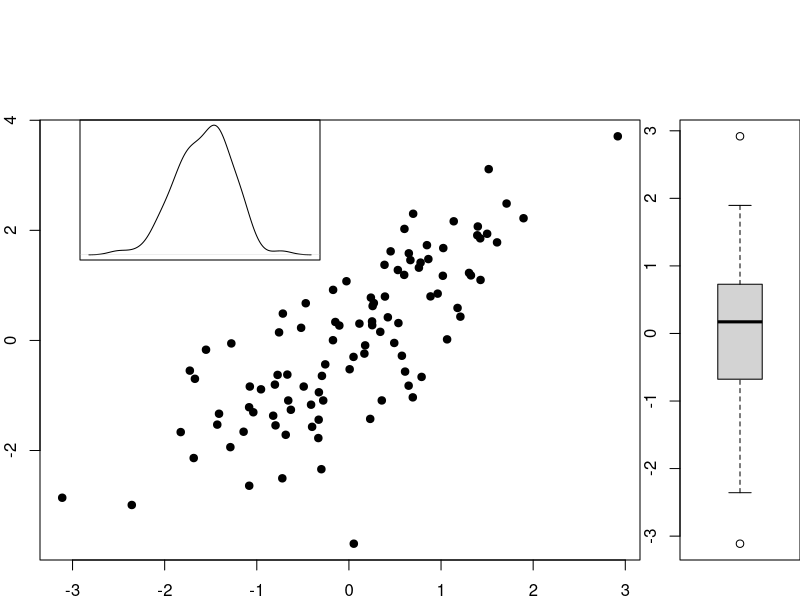
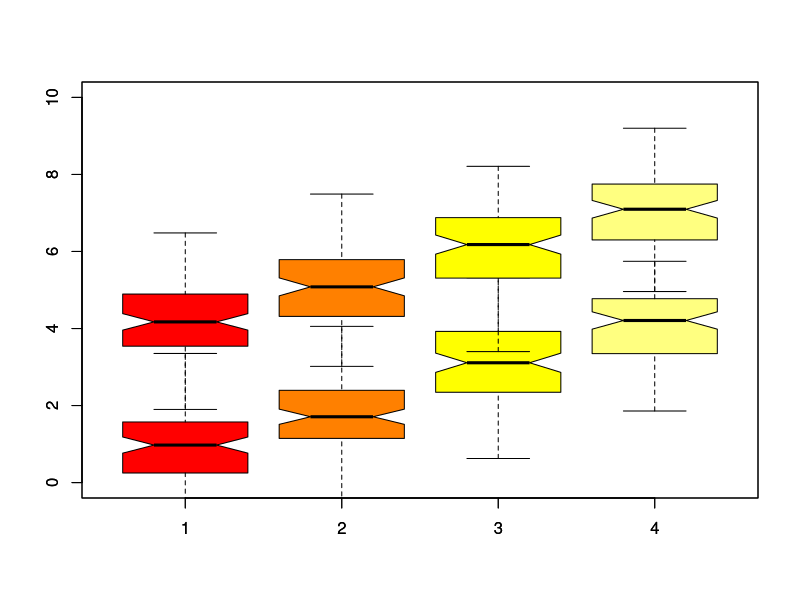
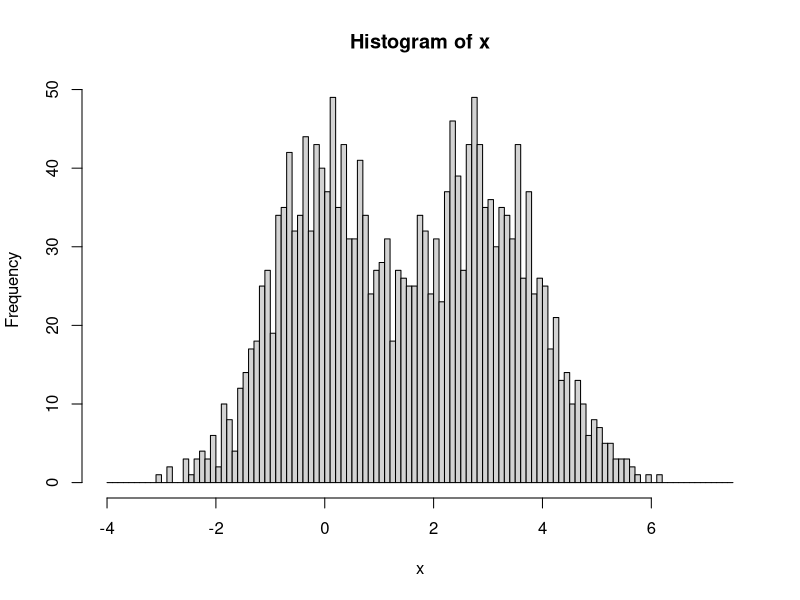

Here is the R script that generated these plots, in order: (Note: this script raises an error after producing the figures.)
sapply(split(mtcars$disp, mtcars$cyl), function(x) c(mean = mean(x), sd = sd(x)))

par(fig = c(0, 0.8, 0, 0.8), oma = c(0, 0, 0, 0), mar = c(2, 2, 0, 0))
x <- rnorm(100)
y <- rnorm(100,x)
plot(x,y, pch = 19)

par(fig = c(0.05, 0.4, 0.5, 0.8), new = TRUE)
plot(density(x), xaxt = 'n', yaxt = 'n', main = '', ylab = '', xlab = '')

par(fig = c(0.8, 1, 0, 0.8), new = TRUE)
boxplot(x, horizontal = FALSE)

dev.off()

boxplot(lapply(1:4, function(i) rnorm(100, i)),
        outline = FALSE, notch = TRUE,
        col = heat.colors(4), ylim = c(0, 10))
boxplot(lapply(1:4, function(i) rnorm(100, i + 3)),
        outline = FALSE, notch = TRUE,
        col = heat.colors(4), ylim = c(0, 1), add = TRUE)

x <- c(rnorm(1000, 0), rnorm(1000, 3))
y <- c(rnorm(1000, 0), rnorm(1000, 4))
br <- seq(-4, 7.5, by = 0.1)
h <- hist(x, breaks = br)
h <- hist(y, breaks = br, add = TRUE, density = 30, col = 'black', border = NA)
length(h$breaks)
length(h$counts)
plot(h)
dev.off()

d <- density(x, bw = 0.1, from = -3.8, to = 7.1)
h <- hist(x, breaks = br, freq = TRUE)
d$y <- d$y*length(x)*0.1
lines(d, col = 'red')

m <- round(x)
f <- rep(c('g1', 'g2'), each = 1000)
t <- table(m, f)
barplot(t, beside = T, col = rainbow(nrow(t)))

pie(t[, 1])

x <- round(rnorm(1e4))
y <- round(rnorm(1e4, x))
t <- table(x, y)
image(t, col = rev(heat.colors(100)))
image(log(t+1), col = rev(heat.colors(100)))
image(x = 1:nrow(t), y = 1:ncol(t), z = t,
      col = c('gray', 'yellow', 'red'),
      breaks = c(0, 1, 15, 10000))
x <- seq(0, 5, length.out = 100)
y <- 1 - exp(-x) + rnorm(100, sd = 0.1)
plot(x, y)
lines(x, smooth(y), col = 'red', lwd = 2)
m <- smooth.spline(x, y, df = 6)
p <- predict(m)
lines(m, col = 'green', lwd = 2)

x2 <- x^2
x3 <- x^3
lm <- lm(y ~ x + x2 + x3)
lp <- predict(lm)
lines(x, lp, col = 'blue', lwd = 2)

x <- 1:5
y <- x^4
plot(x, y)
m <- smooth.spline(x, y, df = 3)
p <- predict(m, seq(1, 5, length.out = 100))
lines(p, col = 'green', lwd = 2)

c <- cor(mtcars)
o <- order(c[1,])
image(c[o,o])
heatmap(1-c, symm = T, distfun = function(x) as.dist(x))

pairs(mtcars[,1:3], pch = 19, col = 'red', panel = function(x, y, ...) {
  points(x, y, ...)
  abline(lm(y ~ x), col = 'blue')
})

par(mar = c(4, 4, 4, 4))
a <- c(0, 0.5, 0.7, 5, 10, 50)
h <- rnorm(length(a), 50 + a*2.5)
r <- rnorm(length(a), 5 + a/40)
at <- c(0, 1, 4, 10, 50)
plot(log(a + 1), h, xaxt = 'n')
axis(side = 1, at = log(at + 1), labels = paste0(at, 'y'))
points(log(a + 1), r/max(r)*max(h), col = 'red')
at2 <- 4:6
axis(side = 4, at = at2/max(r)*max(h), at2, col = "red")
mtext('redius', 4, 3)
